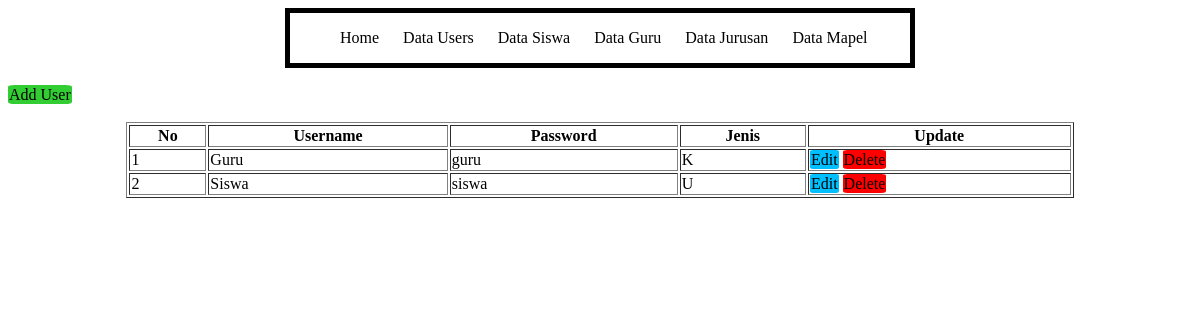
Screenshot of /user.php with the database file from the repository.
### tables this page shows
CREATE TABLE IF NOT EXISTS `users` (
  `id` int(3) NOT NULL AUTO_INCREMENT,
  `username` varchar(30) NOT NULL,
  `password` varchar(30) NOT NULL,
  `jenis` char(1) NOT NULL,
  PRIMARY KEY (`id`)
);

### user.php (the view, shortened to what this page needs)
<?php
include("koneksi.php");
$result = mysqli_query($conn, "SELECT * FROM users ORDER BY id DESC");
?>
<html>
<head>
</head>
<body>
    <br>
    <a class="btn btn-success" href="add_user.php" role="button">Add User</a>
    <br>
    <br>
    <table width="80%" border="1">
        <tr>
            <th>No</th>
            <th>Username</th>
            <th>Password</th>
            <th>Jenis</th>
            <th>Update</th>
        </tr>
        <?php
        $no = 0;
        while ($data = mysqli_fetch_array($result)) {
            $no++
        ?>
            <tr>
                <td><?php echo $no ?></td>
                <td><?php echo $data['username'] ?></td>
                <td><?php echo $data['password'] ?></td>
                <td><?php echo $data['jenis'] ?></td>
                <td>
                    <a class="btn btn-warning" role="button" href="edit_user.php?id=<?= $data['id'] ?>">Edit</a>
                    <a class="btn btn-danger" role="button" href="hapus_user.php?id=<?= $data['id'] ?>" ; onclick='return confirm("Apakah Yakin Ingin Menghapus?")'>Delete</a>
                </td>
            </tr>
        <?php
        }
        ?>
    </table>
</body>
</html>

### rows the page displays
users: username "Guru", password "guru", jenis "K"
users: username "Siswa", password "siswa", jenis "U"
